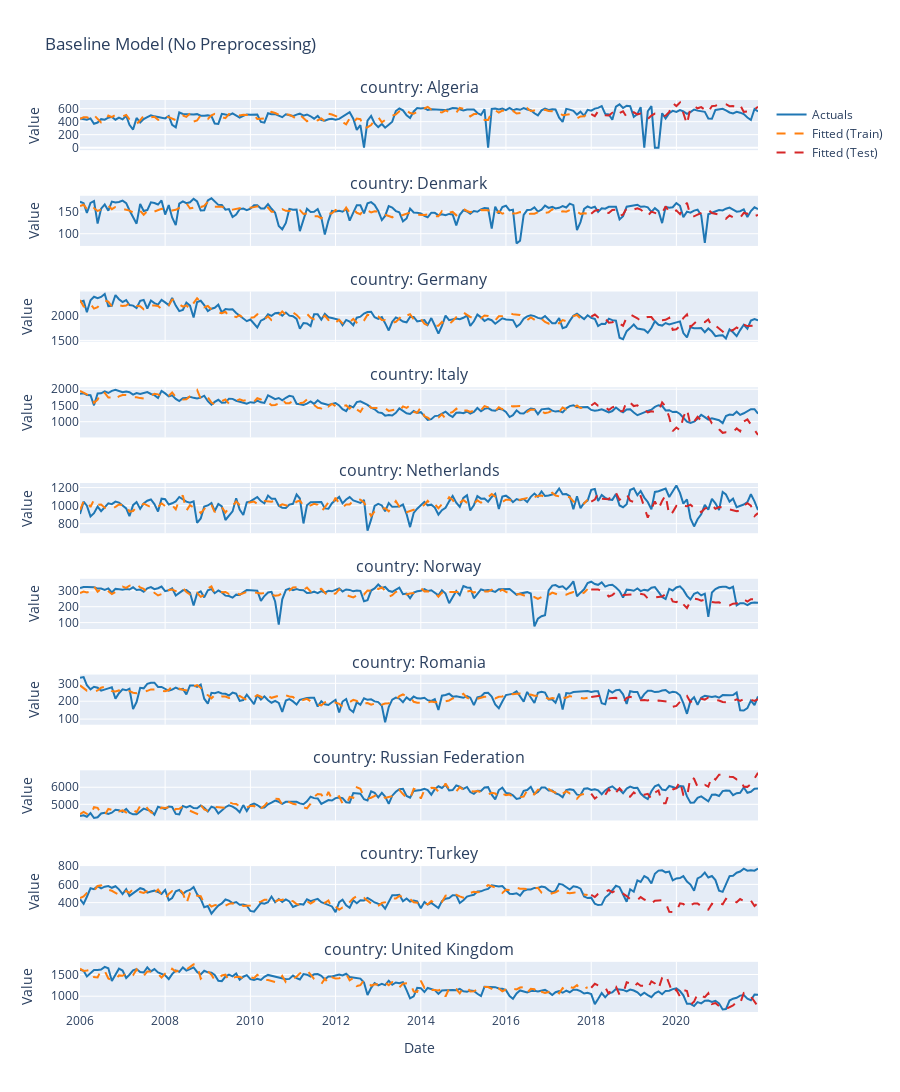

This figure's notebook cell:
### Markdown cell above
# 4a. Baseline Model (Model with fit_nested)

First, let's fit a baseline linear regression without any preprocessing.

### Code cell
# Baseline: No preprocessing
spec_baseline = linear_reg().set_engine("sklearn")
fit_baseline = spec_baseline.fit_nested(train_data, FORMULA_STR, group_col='country')
fit_baseline = fit_baseline.evaluate(test_data)

print("✓ Baseline model fitted successfully!")

# Extract outputs
outputs_baseline, coefs_baseline, stats_baseline = fit_baseline.extract_outputs()

# Plot forecast
fig = plot_forecast(fit_baseline, title="Baseline Model (No Preprocessing)")
fig.show()

display(outputs_baseline)
display(coefs_baseline)
display(stats_baseline)
